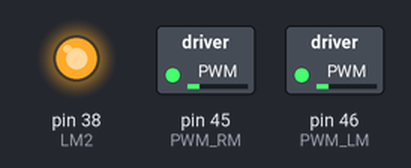
Simulated run of this sketch. Board: Arduino Mega 2560, built with avr-gcc and run on an emulated ATmega2560. Shown: switched loads named in the sketch (green lamp = pin HIGH), output pins drawn as LEDs (lit = HIGH).

Above: at 1.0 s.
At 3.0 s:
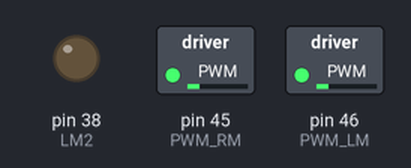
Timing chart, 0 to 5.2 s (numbered marks = the images above):
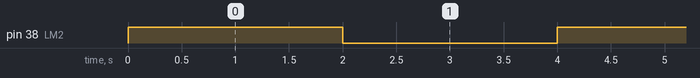

Measured:
- by itself, pin 38 (LM2): alternates HIGH for 2.0 s and LOW for 2.0 s

The sketch:

Motor_Test.ino
```cpp
#define F_CPU 16000000UL    // Define Crystal Frequency of eYFi-Mega Board
#include <avr/io.h>       // Standard AVR IO Library


#define RM1 PD4
#define RM2 PD5

#define LM1 PD6
#define LM2 PD7

#define PWM_RM 45
#define PWM_LM 46

uint8_t PWM_value = 50;

void setup() {
  // set pins 2 through 13 as outputs:
  //for (int thisPin = lowestPin; thisPin <= highestPin; thisPin++) {

    DDRD  |= (1<<PD7) | (1<<PD6) | (1<<PD5) | (1<<PD4);
    DDRL  |= (1<<PL3) | (1<<PL4);

    PORTD |= (1<<PD7) | (1<<PD6) | (1<<PD5) | (1<<PD4);
    PORTL |= (1<<PL3) | (1<<PL4);

    //pinMode(PWM_RM, OUTPUT);
    //pinMode(PWM_LM, OUTPUT);

    analogWrite(PWM_RM, PWM_value);
    analogWrite(PWM_LM, PWM_value);

    PORTD |=  (1<<RM1);
    PORTD |=  (1<<LM1);
    PORTD &= ~(1<<RM2);
    PORTD &= ~(1<<LM2);

  //}
}

void loop() {

//    digitalWrite(RM1, HIGH);
//    digitalWrite(RM2, LOW);
//
//    digitalWrite(LM1, HIGH);
//    digitalWrite(LM2, LOW);

    PORTD |=  (1<<RM1);
    PORTD |=  (1<<LM2);
    PORTD &= ~(1<<RM2);
    PORTD &= ~(1<<LM1);
    delay(2000);

    PORTD &= ~(1<<RM1);
    PORTD &= ~(1<<LM2);
    PORTD |=  (1<<RM2);
    PORTD |=  (1<<LM1);
    delay(2000);

   // PWM_value = PWM_value + 10;
    analogWrite(PWM_RM, PWM_value);
    analogWrite(PWM_LM, PWM_value);

//    digitalWrite(RM1, LOW);
//    digitalWrite(RM2, HIGH);
//
//    digitalWrite(LM1, LOW);
//    digitalWrite(LM2, HIGH);

//    PORTD &= ~(1<<RM1) | ~(1<<LM1);
//    PORTD |=  (1<<RM2) |  (1<<LM2);

//    delay(5000);

}
```
